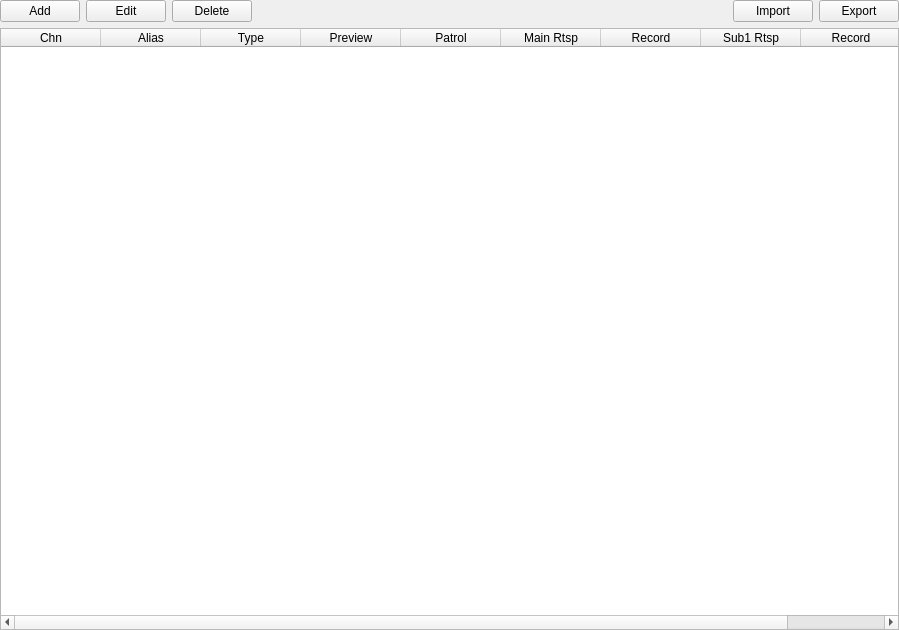
<?xml version="1.0" encoding="UTF-8"?>
<ui version="4.0">
 <class>SettingPageDevList</class>
 <widget class="QWidget" name="SettingPageDevList">
  <property name="geometry">
   <rect>
    <x>0</x>
    <y>0</y>
    <width>899</width>
    <height>630</height>
   </rect>
  </property>
  <property name="windowTitle">
   <string>device list</string>
  </property>
  <property name="styleSheet">
   <string notr="true"/>
  </property>
  <layout class="QGridLayout" name="gridLayout">
   <property name="leftMargin">
    <number>0</number>
   </property>
   <property name="topMargin">
    <number>0</number>
   </property>
   <property name="rightMargin">
    <number>0</number>
   </property>
   <property name="bottomMargin">
    <number>0</number>
   </property>
   <item row="0" column="0">
    <layout class="QVBoxLayout" name="verticalLayout">
     <item>
      <layout class="QHBoxLayout" name="horizontalLayout">
       <item>
        <widget class="QPushButton" name="pushButtonAdd">
         <property name="text">
          <string>Add</string>
         </property>
        </widget>
       </item>
       <item>
        <widget class="QPushButton" name="pushButtonEdit">
         <property name="text">
          <string>Edit</string>
         </property>
        </widget>
       </item>
       <item>
        <widget class="QPushButton" name="pushButtonDel">
         <property name="text">
          <string>Delete</string>
         </property>
        </widget>
       </item>
       <item>
        <spacer name="horizontalSpacer">
         <property name="orientation">
          <enum>Qt::Horizontal</enum>
         </property>
         <property name="sizeHint" stdset="0">
          <size>
           <width>40</width>
           <height>20</height>
          </size>
         </property>
        </spacer>
       </item>
       <item>
        <widget class="QPushButton" name="pushButtonImport">
         <property name="text">
          <string>Import</string>
         </property>
        </widget>
       </item>
       <item>
        <widget class="QPushButton" name="pushButtonExport">
         <property name="text">
          <string>Export</string>
         </property>
        </widget>
       </item>
      </layout>
     </item>
     <item>
      <widget class="QTableWidget" name="tableDevList">
       <property name="frameShadow">
        <enum>QFrame::Plain</enum>
       </property>
       <property name="editTriggers">
        <set>QAbstractItemView::NoEditTriggers</set>
       </property>
       <property name="selectionMode">
        <enum>QAbstractItemView::SingleSelection</enum>
       </property>
       <attribute name="horizontalHeaderStretchLastSection">
        <bool>true</bool>
       </attribute>
       <attribute name="verticalHeaderVisible">
        <bool>false</bool>
       </attribute>
       <column>
        <property name="text">
         <string>Chn</string>
        </property>
       </column>
       <column>
        <property name="text">
         <string>Alias</string>
        </property>
       </column>
       <column>
        <property name="text">
         <string>Type</string>
        </property>
       </column>
       <column>
        <property name="text">
         <string>Preview</string>
        </property>
       </column>
       <column>
        <property name="text">
         <string>Patrol</string>
        </property>
       </column>
       <column>
        <property name="text">
         <string>Main Rtsp</string>
        </property>
       </column>
       <column>
        <property name="text">
         <string>Record</string>
        </property>
       </column>
       <column>
        <property name="text">
         <string>Sub1 Rtsp</string>
        </property>
       </column>
       <column>
        <property name="text">
         <string>Record</string>
        </property>
       </column>
      </widget>
     </item>
    </layout>
   </item>
  </layout>
 </widget>
 <resources/>
 <connections/>
</ui>
